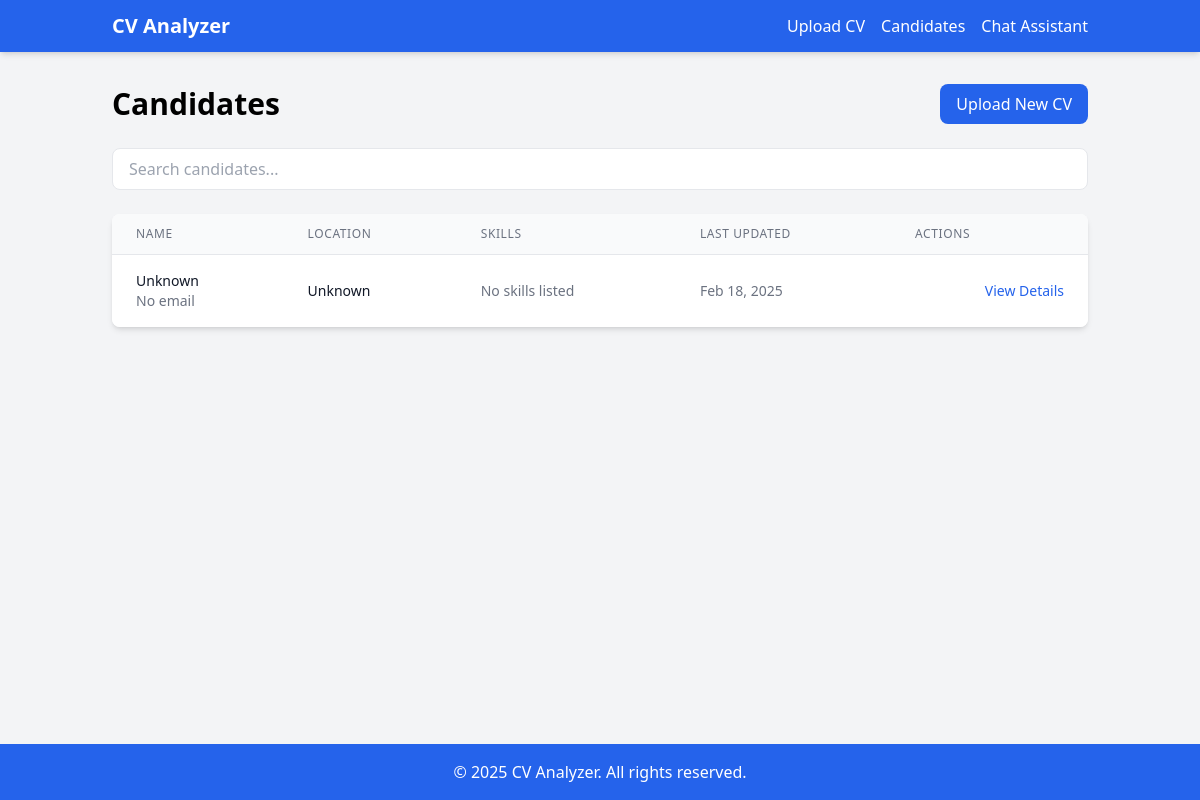
Before: /cv_tracking_system/candidates/ with the older database file.
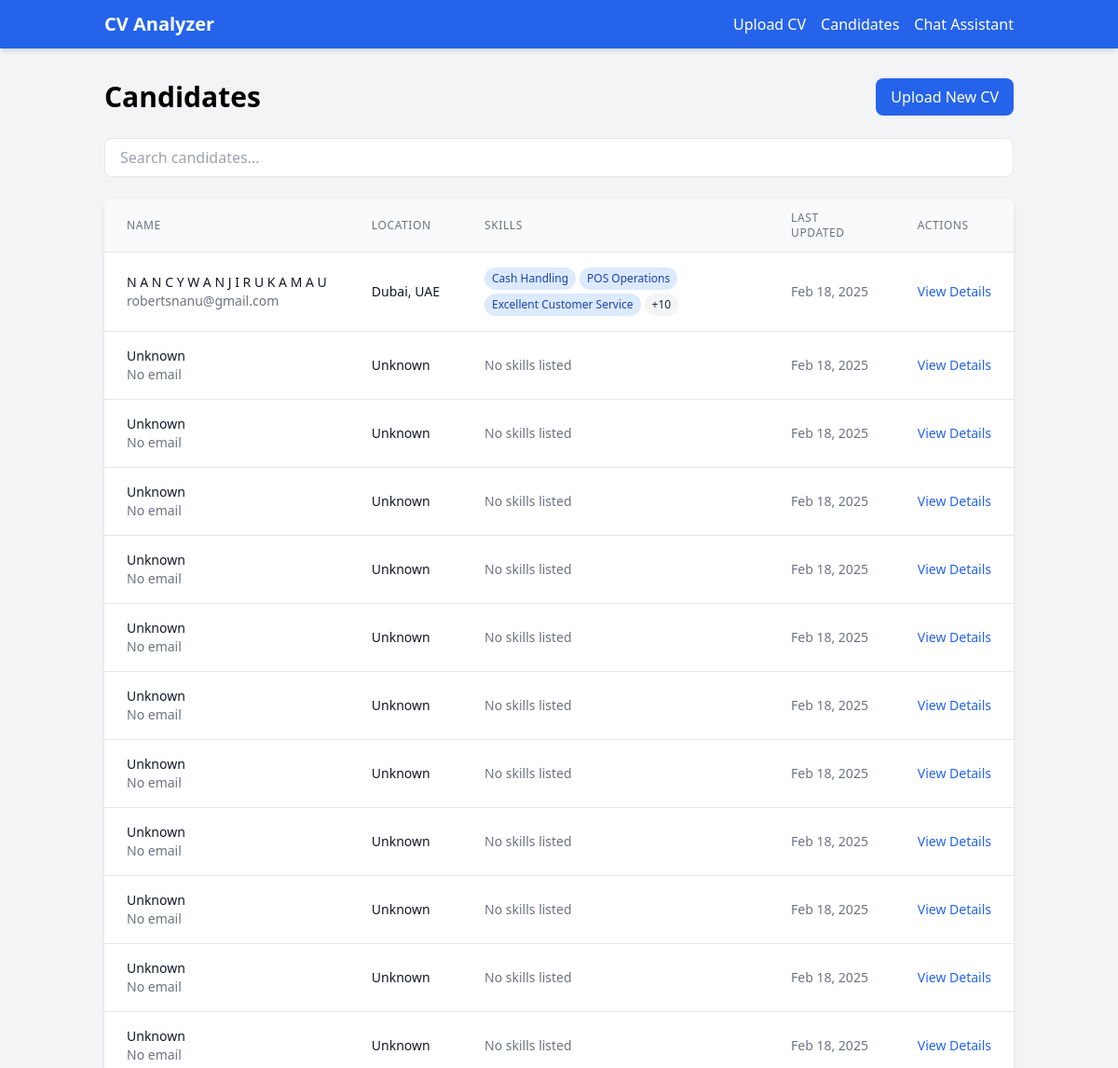
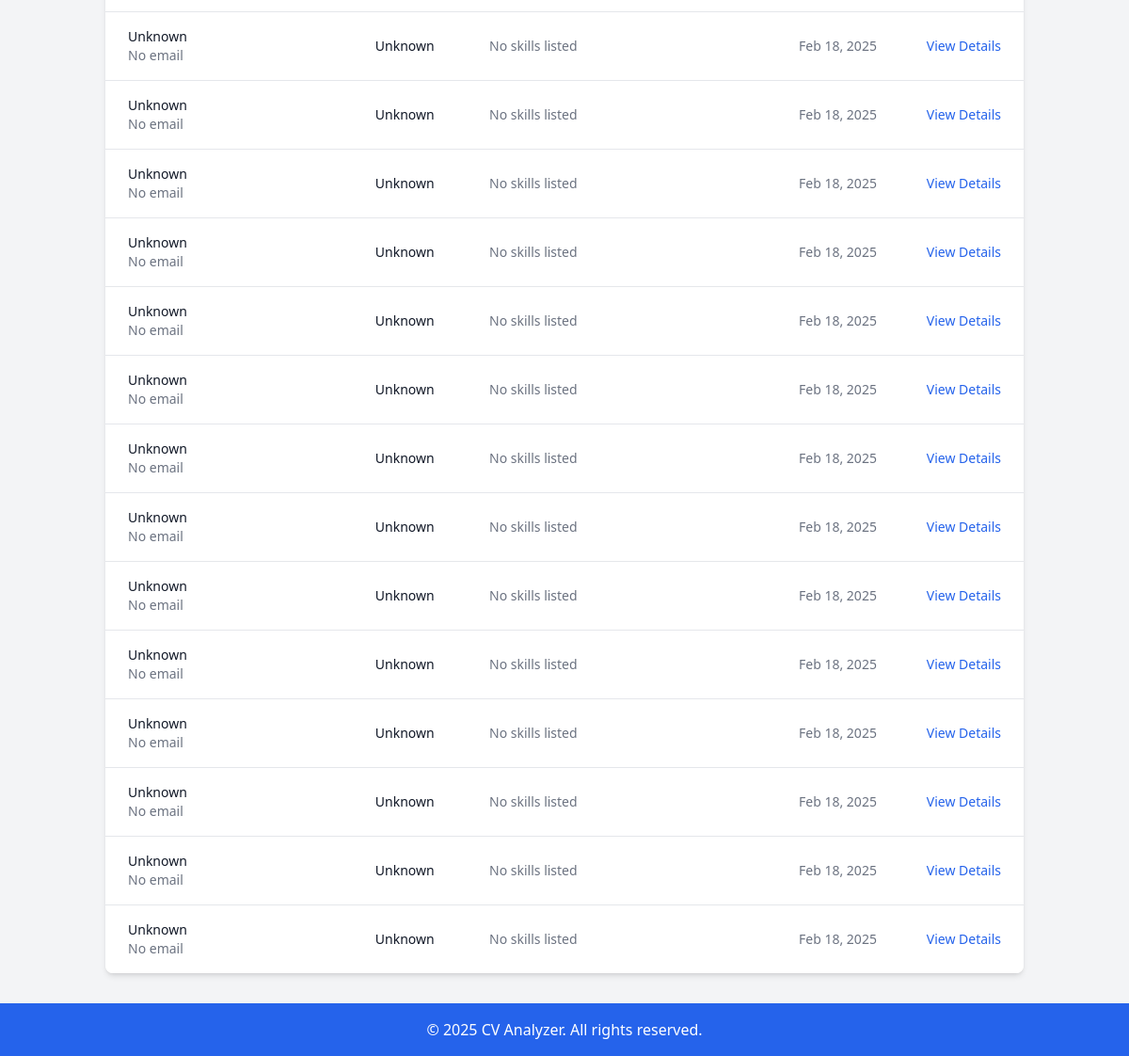
After: the same page with the newer database file (2 pictures, top to bottom).
### cv_tracking_system/models.py (models this page shows, shortened)
class Candidate(models.Model):
    name = models.CharField(max_length=200)
    email = models.EmailField(unique=True, blank=True, null=True)
    phone = models.CharField(max_length=20, blank=True, null=True)
    location = models.CharField(max_length=200, blank=True, null=True)
    raw_text = models.TextField()  # Raw extracted resume text
    structured_data = models.JSONField(default=dict)
    file_path = models.FileField(
        upload_to=unique_filename,validators=[validate_file_size])
    last_updated = models.DateTimeField(auto_now=True)
    ai_summary = models.TextField(blank=True, null=True)
    def get_skills(self):
        return self.structured_data.get('skills', [])

### cv_tracking_system/views.py (the view)
# urls.py: path('candidates/', views.CandidatesView.as_view(), name='candidates'),
class CandidatesView(View):
    def get(self, request):
        candidates = Candidate.objects.all().order_by('-last_updated')
        return render(request, 'cv_tracking_system/candidates.html', {'candidates': candidates})

### cv_tracking_system/templates/cv_tracking_system/candidates.html (shortened to what this page needs)
{% extends 'cv_tracking_system/base.html' %}
{% block content %}
<div class="max-w-6xl mx-auto">
    <div class="flex justify-between items-center mb-6">
        <h1 class="text-3xl font-bold">Candidates</h1>
        <a href="{% url 'upload' %}" class="px-4 py-2 bg-blue-600 text-white rounded-lg hover:bg-blue-700">Upload New CV</a>
    </div>
    <div class="mb-6">
        <input type="text" id="candidateSearch" placeholder="Search candidates..." class="w-full px-4 py-2 border rounded-lg focus:outline-none focus:ring-2 focus:ring-blue-500">
    </div>
    <div class="bg-white rounded-lg shadow-md overflow-hidden">
        {% if candidates %}
        <div class="overflow-x-auto">
            <table class="min-w-full divide-y divide-gray-200 table-auto">
                <thead class="bg-gray-50">
                    <tr>
                        <th scope="col" class="px-6 py-3 text-left text-xs font-medium text-gray-500 uppercase tracking-wider">Name</th>
                        <th scope="col" class="px-6 py-3 text-left text-xs font-medium text-gray-500 uppercase tracking-wider">Location</th>
                        <th scope="col" class="px-6 py-3 text-left text-xs font-medium text-gray-500 uppercase tracking-wider">Skills</th>
                        <th scope="col" class="px-6 py-3 text-left text-xs font-medium text-gray-500 uppercase tracking-wider">Last Updated</th>
                        <th scope="col" class="px-6 py-3 text-left text-xs font-medium text-gray-500 uppercase tracking-wider">Actions</th>
                    </tr>
                </thead>
                <tbody class="bg-white divide-y divide-gray-200" id="candidatesTable">
                    {% for candidate in candidates %}
                    <tr class="candidate-row">
                        <td class="px-6 py-4 whitespace-nowrap">
                            <div class="text-sm font-medium text-gray-900">{{ candidate.name|default:"Unknown" }}</div>
                            <div class="text-sm text-gray-500">{{ candidate.email|default:"No email" }}</div>
                        </td>
                        <td class="px-6 py-4 whitespace-nowrap">
                            <div class="text-sm text-gray-900">{{ candidate.location|default:"Unknown" }}</div>
                        </td>
                        <td class="px-6 py-4">
                            <div class="flex flex-wrap gap-1">
                                {% with skills=candidate.get_skills %}
                                {% if skills %}
                                    {% for skill in skills|slice:":3" %}
                                    <span class="px-2 py-1 text-xs rounded-full bg-blue-100 text-blue-800">{{ skill }}</span>
                                    {% endfor %}
                                    {% if skills|length > 3 %}
                                    <span class="px-2 py-1 text-xs rounded-full bg-gray-100 text-gray-800">+{{ skills|length|add:"-3" }}</span>
                                    {% endif %}
                                {% else %}
                                    <span class="text-sm text-gray-500">No skills listed</span>
                                {% endif %}
                                {% endwith %}
                            </div>
                        </td>
                        <td class="px-6 py-4 whitespace-nowrap text-sm text-gray-500">
                            {{ candidate.last_updated|date:"M d, Y" }}
                        </td>
                        <td class="px-6 py-4 whitespace-nowrap text-right text-sm font-medium">
                            <a href="{% url 'candidate_detail' candidate.id %}" class="text-blue-600 hover:text-blue-900">View Details</a>
                        </td>
                    </tr>
                    {% endfor %}
                </tbody>
            </table>
        </div>
        {% else %}
        <div class="py-8 text-center">
            <p class="text-gray-500">No candidates found. Upload some CVs to get started!</p>
            <a href="{% url 'upload' %}" class="mt-4 inline-block px-4 py-2 bg-blue-600 text-white rounded-lg hover:bg-blue-700">Upload CV</a>
        </div>
        {% endif %}
    </div>
</div>
{% endblock %}

### cv_tracking_system/templates/cv_tracking_system/base.html (shortened to what this page needs)
<!DOCTYPE html>
<html lang="en">
<head>
    <script src="https://cdn.tailwindcss.com"></script>
</head>
<body class="bg-gray-100 min-h-screen flex flex-col">
<nav x-data="{ menuOpen: false }" class="bg-blue-600 text-white shadow-md">
    <div class="container mx-auto px-6 py-3 flex justify-between items-center">
        <a href="{% url 'home' %}" class="text-xl font-bold">CV Analyzer</a>
        <div class="hidden md:flex space-x-4 items-center">
            <a href="{% url 'upload' %}" class="hover:text-blue-200">Upload CV</a>
            <a href="{% url 'candidates' %}" class="hover:text-blue-200">Candidates</a>
            <a href="{% url 'chat' %}" class="hover:text-blue-200">Chat Assistant</a>
        </div>
    </div>
</nav>
    <main class="container mx-auto px-6 py-8 flex-grow">
        {% block content %}{% endblock %}
    </main>
    <footer class="bg-blue-600 text-white py-4">
        <div class="container mx-auto px-6 text-center">
            <p>&copy; {% now "Y" %} CV Analyzer. All rights reserved.</p>
        </div>
    </footer>
</body>
</html>

Changed rows visible on the page:
added Candidate: name "N A N C Y W A N J I R U K A M A U", email "robertsnanu@gmail.com", location "Dubai, UAE", skills "Cash Handling" "POS Operations" "Excellent Customer Service", get_skills|length "10", last_updated "Feb 18, 2025"
added Candidate: name "Unknown", email "No email", location "Unknown", shows "No skills listed", last_updated "Feb 18, 2025"
added Candidate: name "Unknown", email "No email", location "Unknown", shows "No skills listed", last_updated "Feb 18, 2025"
added Candidate: name "Unknown", email "No email", location "Unknown", shows "No skills listed", last_updated "Feb 18, 2025"
added Candidate: name "Unknown", email "No email", location "Unknown", shows "No skills listed", last_updated "Feb 18, 2025"
added Candidate: name "Unknown", email "No email", location "Unknown", shows "No skills listed", last_updated "Feb 18, 2025"
added Candidate: name "Unknown", email "No email", location "Unknown", shows "No skills listed", last_updated "Feb 18, 2025"
added Candidate: name "Unknown", email "No email", location "Unknown", shows "No skills listed", last_updated "Feb 18, 2025"
added Candidate: name "Unknown", email "No email", location "Unknown", shows "No skills listed", last_updated "Feb 18, 2025"
added Candidate: name "Unknown", email "No email", location "Unknown", shows "No skills listed", last_updated "Feb 18, 2025"
added Candidate: name "Unknown", email "No email", location "Unknown", shows "No skills listed", last_updated "Feb 18, 2025"
added Candidate: name "Unknown", email "No email", location "Unknown", shows "No skills listed", last_updated "Feb 18, 2025"
added Candidate: name "Unknown", email "No email", location "Unknown", shows "No skills listed", last_updated "Feb 18, 2025"
added Candidate: name "Unknown", email "No email", location "Unknown", shows "No skills listed", last_updated "Feb 18, 2025"
added Candidate: name "Unknown", email "No email", location "Unknown", shows "No skills listed", last_updated "Feb 18, 2025"
added Candidate: name "Unknown", email "No email", location "Unknown", shows "No skills listed", last_updated "Feb 18, 2025"
added Candidate: name "Unknown", email "No email", location "Unknown", shows "No skills listed", last_updated "Feb 18, 2025"
added Candidate: name "Unknown", email "No email", location "Unknown", shows "No skills listed", last_updated "Feb 18, 2025"
added Candidate: name "Unknown", email "No email", location "Unknown", shows "No skills listed", last_updated "Feb 18, 2025"
added Candidate: name "Unknown", email "No email", location "Unknown", shows "No skills listed", last_updated "Feb 18, 2025"
added Candidate: name "Unknown", email "No email", location "Unknown", shows "No skills listed", last_updated "Feb 18, 2025"
added Candidate: name "Unknown", email "No email", location "Unknown", shows "No skills listed", last_updated "Feb 18, 2025"
added Candidate: name "Unknown", email "No email", location "Unknown", shows "No skills listed", last_updated "Feb 18, 2025"
added Candidate: name "Unknown", email "No email", location "Unknown", shows "No skills listed", last_updated "Feb 18, 2025"
added Candidate: name "Unknown", email "No email", location "Unknown", shows "No skills listed", last_updated "Feb 18, 2025"
